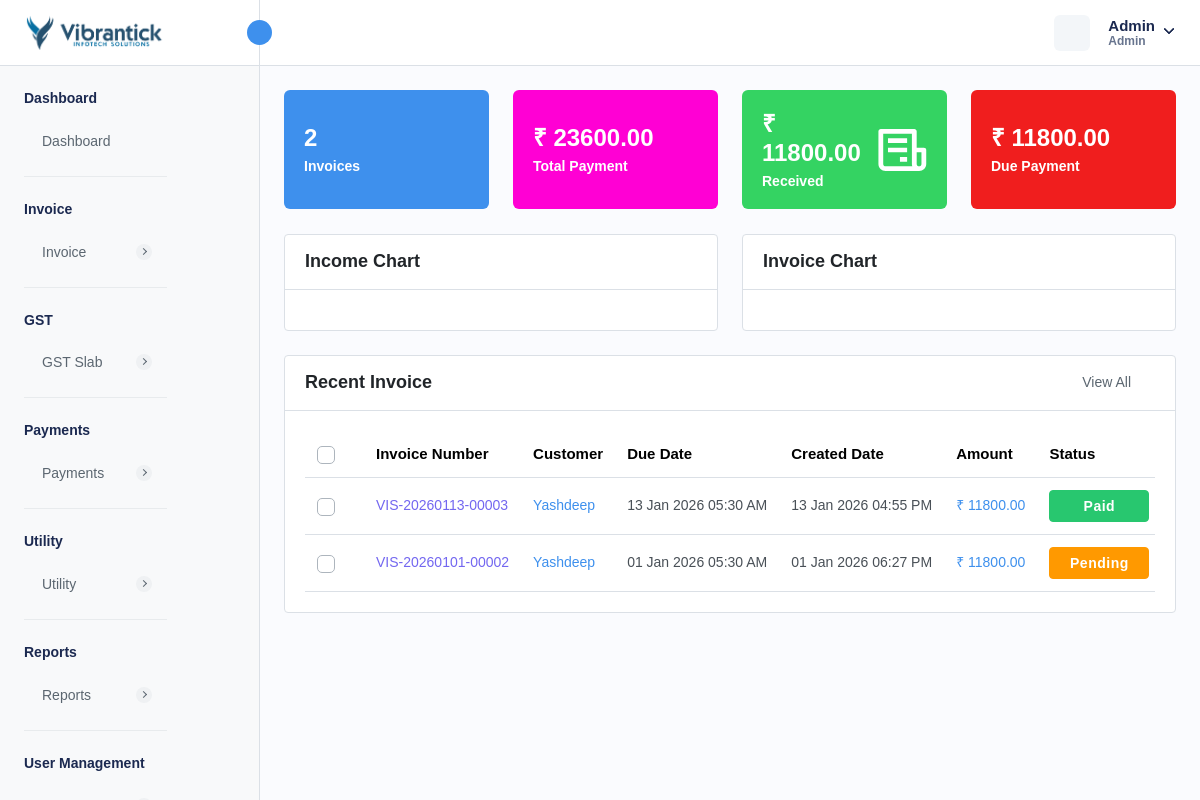
Page /admin-dashboard.php (signed in) on the committed database.
### tables this page shows
CREATE TABLE `company_settings` (
  `company_id` int NOT NULL AUTO_INCREMENT,
  `company_name` varchar(255) DEFAULT NULL,
  `company_email` varchar(255) DEFAULT NULL,
  `company_phone` varchar(20) DEFAULT NULL,
  `company_website` varchar(255) DEFAULT NULL,
  `company_logo` varchar(255) DEFAULT NULL,
  `favicon` varchar(255) DEFAULT NULL,
  `address` text,
  `country` varchar(100) DEFAULT NULL,
  `state` varchar(100) DEFAULT NULL,
  `city` varchar(100) DEFAULT NULL,
  `postal_code` varchar(20) DEFAULT NULL,
  `created_at` timestamp NULL DEFAULT CURRENT_TIMESTAMP,
  `updated_at` timestamp NULL DEFAULT CURRENT_TIMESTAMP ON UPDATE CURRENT_TIMESTAMP,
  PRIMARY KEY (`company_id`)
);

CREATE TABLE `localization_settings` (
  `id` int NOT NULL AUTO_INCREMENT,
  `language` varchar(50) DEFAULT 'English',
  `timezone` varchar(100) DEFAULT 'UTC',
  `date_format` varchar(20) DEFAULT 'd M Y',
  `time_format` varchar(10) DEFAULT '12',
  `currency_id` int DEFAULT NULL,
  `created_at` datetime DEFAULT CURRENT_TIMESTAMP,
  `updated_at` datetime DEFAULT CURRENT_TIMESTAMP ON UPDATE CURRENT_TIMESTAMP,
  PRIMARY KEY (`id`)
);

CREATE TABLE `currency` (
  `currency_id` int NOT NULL AUTO_INCREMENT,
  `currency_name` varchar(255) DEFAULT NULL,
  `currency_code` varchar(45) DEFAULT NULL,
  `currency_symbol` varchar(45) DEFAULT NULL,
  `currency_rate` decimal(10,2) DEFAULT NULL,
  `created_at` timestamp NULL DEFAULT CURRENT_TIMESTAMP,
  `updated_at` timestamp NULL DEFAULT NULL,
  `is_active` int DEFAULT '1',
  PRIMARY KEY (`currency_id`)
);

CREATE TABLE `invoice` (
  `invoice_id` int NOT NULL AUTO_INCREMENT,
  `invoice_number` varchar(255) NOT NULL,
  `payment_method` enum('CREDIT_CARD','DEBIT_CARD','CASH','NET_BANKING','PAYPAL','OTHER') NOT NULL,
  `transaction_id` varchar(255) DEFAULT NULL,
  `status` enum('PAID','PENDING','CANCELLED','REFUNDED') NOT NULL,
  `amount` decimal(10,2) NOT NULL,
  `quantity` int NOT NULL,
  `tax` int NOT NULL,
  `discount` decimal(10,2) NOT NULL,
  `total_amount` decimal(10,2) NOT NULL,
  `due_date` varchar(255) DEFAULT NULL,
  `customer_id` int DEFAULT NULL,
  `service_id` json DEFAULT NULL,
  `description` longtext,
  `created_at` timestamp NULL DEFAULT CURRENT_TIMESTAMP,
  `updated_at` timestamp NULL DEFAULT CURRENT_TIMESTAMP ON UPDATE CURRENT_TIMESTAMP,
  `is_active` int NOT NULL DEFAULT '1',
  `reminder_enabled` int NOT NULL DEFAULT '0',
  `reminder_count` int NOT NULL DEFAULT '0',
  `created_by` int NOT NULL,
  `from_date` varchar(255) DEFAULT NULL,
  `to_date` varchar(255) DEFAULT NULL,
  `invoice_type` enum('FIXED','RECURSIVE') DEFAULT NULL,
  `invoice_title` varchar(255) DEFAULT NULL,
  `gst_status` enum('PAID','HOLD','CANCELLED') DEFAULT 'HOLD',
  `repeat_cycle` enum('DAILY','WEEKLY','MONTHLY','QUARTERLY','SEMIQUARTERLY','ANNUALLY','BIENNIALLY') DEFAULT NULL,
  `create_before` int DEFAULT NULL,
  PRIMARY KEY (`invoice_id`),
  UNIQUE KEY `invoice_number_UNIQUE` (`invoice_number`),
  UNIQUE KEY `transaction_id_UNIQUE` (`transaction_id`)
);

CREATE TABLE `customer` (
  `customer_id` int NOT NULL AUTO_INCREMENT,
  `customer_name` varchar(255) NOT NULL,
  `customer_phone` varchar(15) DEFAULT NULL,
  `customer_email` varchar(255) DEFAULT NULL,
  `customer_address` text,
  `ship_name` varchar(255) DEFAULT NULL,
  `ship_phone` varchar(15) DEFAULT NULL,
  `ship_email` varchar(255) DEFAULT NULL,
  `ship_address` text,
  `isActive` int DEFAULT '1',
  `created_at` timestamp NULL DEFAULT CURRENT_TIMESTAMP,
  `updated_at` timestamp NULL DEFAULT NULL ON UPDATE CURRENT_TIMESTAMP,
  `customer_state` varchar(45) DEFAULT NULL,
  `customer_city` int DEFAULT NULL,
  `gst_number` varchar(45) DEFAULT NULL,
  `image` varchar(155) DEFAULT NULL,
  PRIMARY KEY (`customer_id`),
  UNIQUE KEY `customer_phone_UNIQUE` (`customer_phone`),
  UNIQUE KEY `customer_email_UNIQUE` (`customer_email`),
  UNIQUE KEY `gst_number_UNIQUE` (`gst_number`)
);

### admin-dashboard.php (the view, shortened to what the rows shown need)
<?php
require './database/config.php';
require './utility/formatDateTime.php';
try {
    $stmtFetchLocalizationSettings = $db->prepare("SELECT * FROM localization_settings INNER JOIN currency ON localization_settings.currency_id = currency.currency_id WHERE currency.is_active = 1  ");
    $stmtFetchLocalizationSettings->execute();
    $localizationSettings = $stmtFetchLocalizationSettings->get_result()->fetch_array(MYSQLI_ASSOC);
    $stmtFetchCompanySettings = $db->prepare("SELECT * FROM company_settings");
    $stmtFetchCompanySettings->execute();
    $companySettings = $stmtFetchCompanySettings->get_result()->fetch_array(MYSQLI_ASSOC);
    $stmtTotalAmount = $db->prepare("SELECT SUM(total_amount) AS total_payment FROM invoice WHERE is_active = 1 AND status IN ('PAID', 'PENDING'); ");
    $stmtTotalAmount->execute();
    $totalAmount = $stmtTotalAmount->get_result()->fetch_all(MYSQLI_ASSOC);
    $stmtTotalPaidAmount = $db->prepare('SELECT SUM(total_amount) AS total_paid_payment FROM invoice WHERE status = "PAID" AND is_active = 1');
    $stmtTotalPaidAmount->execute();
    $totalPaidAmount = $stmtTotalPaidAmount->get_result()->fetch_all(MYSQLI_ASSOC);
    $stmtTotalDueAmount = $db->prepare('SELECT SUM(total_amount) AS total_due_payment FROM invoice WHERE status = "PENDING" AND is_active = 1');
    $stmtTotalDueAmount->execute();
    $totalDueAmount = $stmtTotalDueAmount->get_result()->fetch_all(MYSQLI_ASSOC);
    $stmtFetchInvoices = $db->prepare("SELECT
        invoice.*,
        customer.customer_id,
        customer.customer_name,
        admin.admin_username
        FROM invoice
        INNER JOIN customer ON customer.customer_id = invoice.customer_id
        LEFT JOIN admin ON admin.admin_id = invoice.created_by
        WHERE invoice.is_active = 1
        ORDER BY invoice.created_at DESC
        LIMIT 10;
        ");
    if ($stmtFetchInvoices->execute()) {
        $invoices = $stmtFetchInvoices->get_result();
    } else {
        $_SESSION['error'] = 'Error for fetching customers';
    }
} catch (Exception $e) {
    $_SESSION['error'] = $e->getMessage();
    header("Location: " . getenv("BASE_URL") . "dashboard");
    exit;
}
?>
<!DOCTYPE html>
<html lang="en">
<head>
    <link rel="stylesheet" href="assets/css/bootstrap.min.css">
    <link rel="stylesheet" href="assets/css/bootstrap-datetimepicker.min.css">
    <link rel="stylesheet" href="assets/css/animate.css">
    <link rel="stylesheet" href="assets/plugins/select2/css/select2.min.css">
    <link rel="stylesheet" href="assets/plugins/fontawesome/css/fontawesome.min.css">
    <link rel="stylesheet" href="assets/plugins/fontawesome/css/all.min.css">
    <link rel="stylesheet" href="assets/css/style.css">
</head>
<body>
    <div class="main-wrapper">
        <div class="header">
            <?php require_once("header.php"); ?>
        </div>
        <div class="page-wrapper">
            <div class="content">
                <div class="row">
                    <div class="col-xl-3 col-sm-6 col-12 d-flex">
                        <div class="dash-count das1">
                            <div class="dash-counts">
                                <h4>
                                    <?php
                                    $currency = isset($localizationSettings["currency_symbol"]) ? $localizationSettings["currency_symbol"] : "$";
                                    $totalAmount = !empty($totalAmount[0]['total_payment']) ? $totalAmount[0]['total_payment'] : 0;
                                    echo $currency . " " . $totalAmount;
                                    ?>
                                </h4>
                                <h5><a class="text-white" href="reports.php">Total Payment</a></h5>
                            </div>
                        </div>
                    </div>
                    <div class="col-xl-3 col-sm-6 col-12 d-flex">
                        <div class="dash-count das2">
                            <div class="dash-counts">
                                <h4>
                                    <?php
                                    $currency = isset($localizationSettings["currency_symbol"]) ? $localizationSettings["currency_symbol"] : "$";
                                    $totalPaidAmount = !empty($totalPaidAmount[0]['total_paid_payment']) ? $totalPaidAmount[0]['total_paid_payment'] : 0;
                                    echo $currency . " " . $totalPaidAmount;
                                    ?>
                                </h4>
                                <h5><a class="text-white" href="reports.php">Received</a></h5>
                            </div>
                        </div>
                    </div>
                    <div class="col-xl-3 col-sm-6 col-12 d-flex">
                        <div class="dash-count das3">
                            <div class="dash-counts">
                                <h4>
                                    <?php
                                    $currency = isset($localizationSettings["currency_symbol"]) ? $localizationSettings["currency_symbol"] : "$";
                                    $dueAmount = !empty($totalDueAmount[0]['total_due_payment']) ? $totalDueAmount[0]['total_due_payment'] : 0;
                                    echo $currency . " " . $dueAmount;
                                    ?>
                                </h4>
                                <h5><a class="text-white" href="reports.php">Due Payment</a></h5>
                            </div>
                        </div>
                    </div>
                </div>
                <div class="card">
                    <div class="card-body">
                        <div class="table-responsive dataview">
                            <table class="table dashboard-expired-products">
                                <thead>
                                    <tr>
                                        <th class="no-sort">
                                            <label class="checkboxs">
                                                <span class="checkmarks"></span>
                                            </label>
                                        </th>
                                        <th>Invoice Number</th>
                                        <th>Customer</th>
                                        <th>Due Date</th>
                                        <th>Created Date</th>
                                        <th class="no-sort">Amount</th>
                                        <th>Status</th>
                                    </tr>
                                </thead>
                                <tbody>
                                    <?php foreach ($invoices->fetch_all(MYSQLI_ASSOC) as $invoice) { ?>
                                        <tr>
                                            <td>
                                                <label class="checkboxs">
                                                    <span class="checkmarks"></span>
                                                </label>
                                            </td>
                                            <td class="ref-number"><?php echo $invoice['invoice_number'] ?></td>
                                            <td><a class="text-primary"
                                                    href="view-customer-report.php?id=<?= base64_encode($invoice['customer_id']) ?>"><?php echo $invoice['customer_name'] ?></a>
                                            </td>
                                            <td><?php echo formatDateTime($invoice['due_date'], $localizationSettings); ?>
                                            </td>
                                            <td><?php echo formatDateTime($invoice['created_at'], $localizationSettings); ?>
                                            </td>
                                            <td class="text-primary">
                                                <?php echo (isset($localizationSettings["currency_symbol"]) ? $localizationSettings["currency_symbol"] : "$") . " " . $invoice['total_amount'] ?>
                                            </td>
                                            <td>
                                                <?php if ($invoice['status'] == 'PAID') { ?>
                                                    <span class="badge badge-lg bg-success">Paid</span>
                                                <?php } elseif ($invoice['status'] == 'CANCELLED') { ?>
                                                    <span class="badge badge-lg bg-danger">Cancelled</span>
                                                <?php } elseif ($invoice['status'] == 'PENDING') { ?>
                                                    <span class="badge badge-lg bg-warning">Pending</span>
                                                <?php } elseif ($invoice['status'] == 'REFUNDED') { ?>
                                                    <span class="badge badge-lg bg-primary">Refunded</span>
                                                <?php } ?>
                                            </td>
                                        </tr>
                                    <?php } ?>
                                </tbody>
                            </table>
                        </div>
                    </div>
                </div>
            </div>
        </div>
    </div>
</body>
</html>

### header.php (shortened to what the rows shown need)
<div class="header">
    <div class="header-left active">
        <a href="<?= getenv("BASE_URL") . "dashboard" ?>" class="logo logo-normal">
            <img src="<?= isset($companySettings['company_logo']) ? $companySettings['company_logo'] : "assets/img/logo/vis-logo.png" ?>"
                alt="" />
        </a>
    </div>
</div>

### rows in the picture
company_settings: company_logo (picture)
localization_settings: currency.currency_symbol "₹"
invoice: invoice_number "VIS-20260113-00003", customer.customer_name "Yashdeep", due_date.date_format "13 Jan 2026 05:30 AM", created_at.date_format "13 Jan 2026 04:55 PM", total_amount "11800.00", status "Paid"
currency: currency_symbol "₹"
invoice: invoice_number "VIS-20260101-00002", customer.customer_name "Yashdeep", due_date.date_format "01 Jan 2026 05:30 AM", created_at.date_format "01 Jan 2026 06:27 PM", total_amount "11800.00", status "Pending"

### other values in the picture
$_SESSION['admin_name'] "Admin"
$_SESSION['admin_role'] "Admin"
$totalNumberInvoice['0']['total_invoices'] "2"
$totalAmount "23600.00"
$totalPaidAmount "11800.00"
$dueAmount "11800.00"
